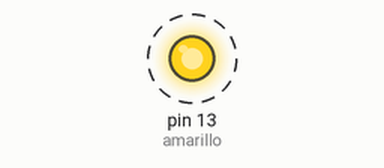
Simulated run of this sketch. Board: Arduino Uno, built with avr-gcc and run on an emulated ATmega328P. Parts: output pins drawn as LEDs (lit = HIGH). Dashed ring = blinking.

Above: at 0.15 s.
Timing chart, 0 to 3.0 s (numbered marks = the images above):
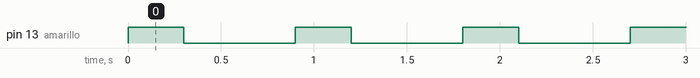

The sketch:

arduino1.1.ino
```cpp
int amarillo = 13;
int milisegundos = 300;

void setup()
{
  pinMode(amarillo, OUTPUT);
}

void loop()
{
  digitalWrite(amarillo, HIGH);
  delay(milisegundos);
  digitalWrite(amarillo, LOW);
  delay(milisegundos * 2);
}
```

Measured:
- by itself, pin 13 (amarillo): alternates HIGH for 0.30 s and LOW for 0.60 s
